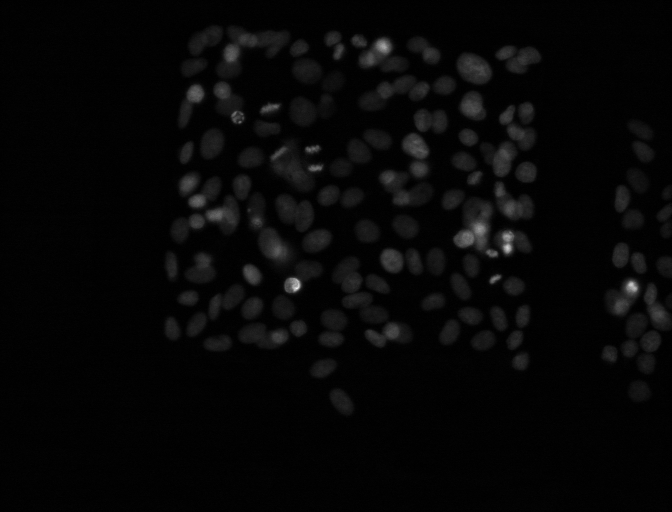
%> input picture images/segm1_160-1.tif, 1344 x 1024 px (shown at 1/2 size); its folder holds only this picture in this run
$ octave graphcut_watershed_segmentation.m   (GNU Octave 9; MATLAB toolbox functions it lacks are replaced by stand-ins)
%> lines starting %> are read from the running program, lines starting %| are printed output that depends on the picture
### edges4connected.m
function E = edges4connected(height,width)

% EDGE4CONNECTED Creates edges where each node
%   is connected to its four adjacent neighbors on a
%   height x width grid.
%   E - a vector in which each row i represents an edge
%   E(i,1) --> E(i,2). The edges are listed is in the following
%   neighbor order: down,up,right,left, where nodes
%   indices are taken column-major.
%
%   (c) 2008 Michael Rubinstein, WDI R&D and IDC
%   $Revision$
%   $Date$
%

N = height*width;
I = []; J = [];

% connect vertically (down, then up)

is = [1:N]';
is([height:height:N])=[];
js = is+1;
I = [I;is;js];
J = [J;js;is];
% connect horizontally (right, then left)
is = [1:N-height]';
js = is+height;
I = [I;is;js];
J = [J;js;is];

E = [I,J];

end

### graphcut_watershed_segmentation.m
% Algorithm improved by Katarzyna Hajdowska

% Interactive Graph cuts Segmentation Algorithm
% Towards Medical Image Analysis course
% By Ravindra Gadde, Raghu Yalamanchili

% Interactive Graph cut segmentation using max flow algorithm as described
% in Y. Boykov, M. Jolly, "Interactive Graph Cuts for Optimal Boundary and
% Region Segmentation of Objects in N-D Images", ICCV, 2001.

clear all
close all
clc

format short g

% mex maxflowmex.cpp graph.cpp maxflow.cpp % Mex
% UNCOMMENT if you need to compile Mex

% !!!
radius_hough=11; % radius of cells
radius_hough_dist = 12; % distance between centers determined to belonging to one cell
% !!!


warning('off','all')

K=10; % Large constant
sigma=0.00001;% Similarity variance
lambda=10^12;% Terminal Constant
c=10^2;% Similarity Constant

y_top = 250;
y_down = 1140;
x_left = 50;
x_right = 850;
% coords of area to segment

cell_area=pi * radius_hough ^2; % area taken by circle of given radius


folder1=sprintf('results'); % save dir
mkdir(folder1)
folder2=sprintf('results_centers');
mkdir(folder2)

for imagenumber=160:163 % index of image to process

txt = sprintf('image nr %d', imagenumber);
disp(txt)

path = sprintf('images/segm1_%d-1.tif',imagenumber); %file path
im = imread(path);
%> im is the input picture: size 1024x1344 uint16; min 0, max 4142, mean 115.4

im_original16 = im;

J = imadjust(im,stretchlim(im));
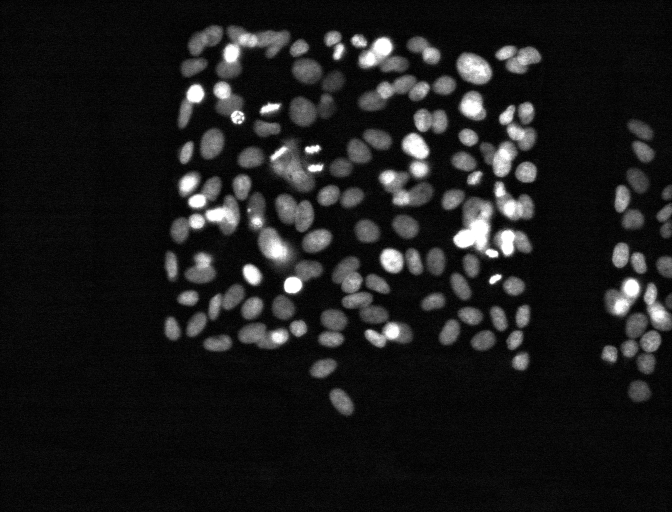
%> J: size 1024x1344 uint16 (shown at 1/2 size); min 0, max 65535, mean 7338; drawn with min black and max white

im = im2uint8(im);
%> im: size 1024x1344 uint8
im2 = im2uint8(J);

if size(im,3)==1
    im = repmat(im,[1 1 3]);
%> im: size 1024x1344x3 uint8
    im2 = repmat(im2,[1 1 3]);
%> im2: size 1024x1344x3 uint8
    % so the code works in 3D
end

imuint8 = im2uint8(rgb2gray(im));

im_original = im;

m = double(rgb2gray(im));
m2 = double(rgb2gray(im2));
[height,width] = size(m);
%> height = 1024; width = 1344

histogram = imhist(im2);
%> histogram = 256 values, max 472554 at index 1, min 501 at index 252, mean 16128

histogram_mode = find(histogram==max(histogram)); % the most common value of brightness
%> histogram_mode = 1
mid_value = length(histogram)/2;
%> mid_value = 128

im_max_fin = zeros(height,width);


m = double(rgb2gray(im));

disp('building graph');

N = height*width;
%> N = 1376256

% construct graph
% Calculate weighted graph
E = edges4connected(height,width); % neighbourhoods
V = c*exp(-abs(m(E(:,1))-m(E(:,2))))./(2*sigma^2); % vertices
A = sparse(E(:,1),E(:,2),V,N,N,4*N); % graph-matrix

clear V;
clear E;

% Hough transform to find centers
%> (the run ends here)
